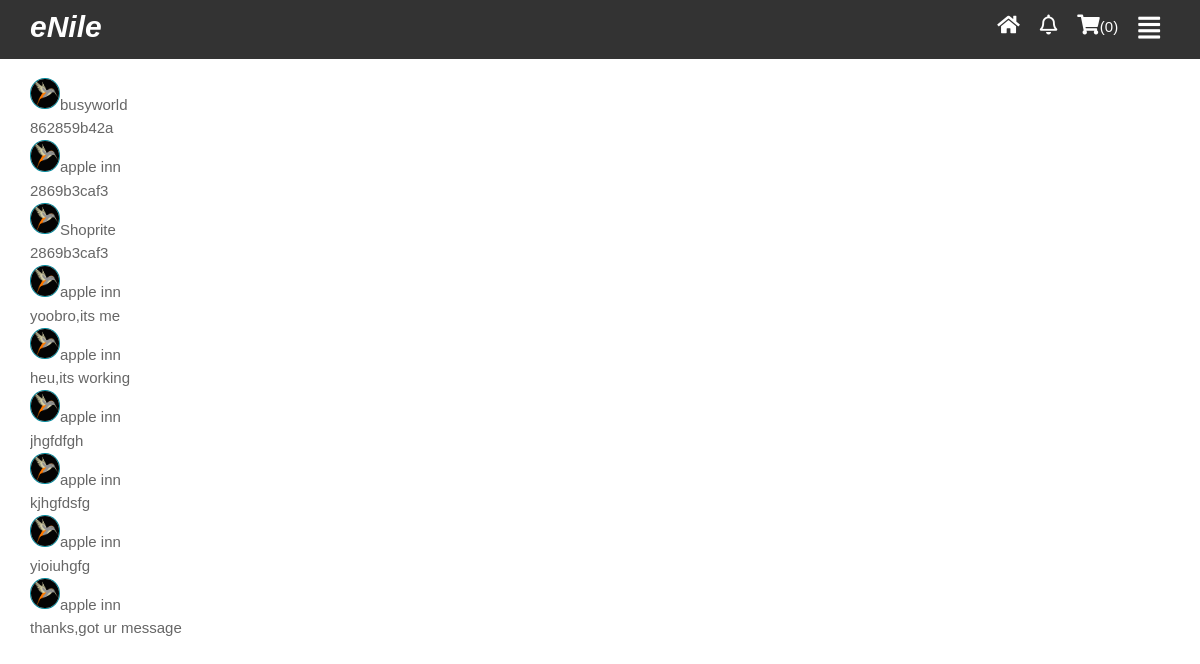
Screenshot of /messages (signed in) with the database file from the repository.
### flasky/models.py (models this page shows, shortened)
class Messages(db.Model):
	id = db.Column(db.Integer, primary_key=True)
	sender_id = db.Column(db.Integer, db.ForeignKey('user.id'))
	recipient_id = db.Column(db.Integer, db.ForeignKey('user.id'))
	body = db.Column(db.String(120))
	timestamp = db.Column(db.DateTime, index=True, default=datetime.utcnow)

class User(db.Model, UserMixin):
	id= db.Column(db.Integer, primary_key=True)
	brand_name = db.Column(db.String(20), unique = True, nullable = False)
	username= db.Column(db.String(15), unique=True, nullable=False)
	email= db.Column(db.String(20), unique=True, nullable=False)
	password= db.Column(db.String(20), unique=True, nullable=False)
	country = db.Column(db.String(20), unique= False, nullable= False)
	location = db.Column(db.String(20), unique = False, nullable= False)
	lat = db.Column(db.String(20), unique = False, nullable= True)
	lng = db.Column(db.String(20), unique = False, nullable= True)
	contact = db.Column(db.Integer, unique=True ,nullable= False)
	rating = db.Column(db.Integer, unique= False, nullable= True, default=0)
	credit_card =db.Column(db.Integer, unique= True, nullable= False)
	image_file=db.Column(db.String(100), nullable=False, default='default.png')
	posts=db.relationship('Post', backref='author', lazy=True)
	messages_sent = db.relationship('Messages',
									foreign_keys='Messages.sender_id',
									backref='author',lazy='dynamic')
	messages_recieved = db.relationship('Messages',
									foreign_keys='Messages.recipient_id',
									backref='recipient',lazy='dynamic')
	last_message_read_time = db.Column(db.DateTime)
	def new_messages(self):
		last_read_time=self.last_message_read_time or datetime(1900, 1, 1)
		return Messages.query.filter_by(recipient=self).filter(
			Messages.timestamp > last_read_time).count()
	followed = db.relationship(
	'User', secondary=followers,
	primaryjoin=(followers.c.follower_id==id),
	secondaryjoin=(followers.c.followed_id==id),
	backref= db.backref('followers', lazy = 'dynamic'), lazy ='dynamic')

### flasky/routes.py (the view)
@app.route('/messages')
def messages():
	current_user.last_message_read_time = datetime.utcnow()
	db.session.commit()
	messages = current_user.messages_recieved.order_by(
		Messages.timestamp.desc()).all()
	return render_template('messages.html', messages=messages, title='Messages')

### flasky/models.py (called while the page is built)
@login_manager.user_loader
def load_user(user_id):
	return User.query.get(int(user_id))

### flasky/templates/messages.html (shortened to what this page needs)
{% extends "layout.html" %}
{% block content %}
    <section>
      <div class="container">
        <ul  id="gallary">
        {% for message in messages %}
        <div class="">
        <li><img style="border-radius: 50%; border: 1.5px solid #03899c; width: 30px; height: auto;" src="{{url_for('static', filename='profile_pics/' + message.author.image_file)}}">{{ message.author.brand_name}}</li>
         <li><a href="{{url_for('orders', invoice= message.body)}}">{{ message.body }}</a></li>
         </div>
         {% endfor %}
        </ul>
    </div>
        </section>
{% endblock content %}

### flasky/templates/layout.html (style rules this page uses)
* { box-sizing: border-box; }
html, body { margin:0; padding: 0; font-family: "Arial", sans-serif; font-size: 15px; color: #666; line-height: 1.6em; }
a { color: #666; text-decoration: none; }
.container { width:95%; margin: auto; overflow: auto; }
#gallary { list-style: none; margin: 0; padding: 0; width: 100%; }
#gallary img { height:230px; width: 100%; margin: 0px auto; border-radius: 8px 8px 0 0px; }

### rows the page displays
Messages: image_file (placeholder picture), author.brand_name "busyworld", body "862859b42a"
Messages: image_file (placeholder picture), author.brand_name "apple inn", body "2869b3caf3"
Messages: image_file (placeholder picture), author.brand_name "Shoprite", body "2869b3caf3"
Messages: image_file (placeholder picture), author.brand_name "apple inn", body "yoobro,its me"
Messages: image_file (placeholder picture), author.brand_name "apple inn", body "heu,its working"
Messages: image_file (placeholder picture), author.brand_name "apple inn", body "jhgfdfgh"
Messages: image_file (placeholder picture), author.brand_name "apple inn", body "kjhgfdsfg"
Messages: image_file (placeholder picture), author.brand_name "apple inn", body "yioiuhgfg"
Messages: image_file (placeholder picture), author.brand_name "apple inn", body "thanks,got ur message"

### other values shown
{{ session['Shoppingcart']|length }} "0"
